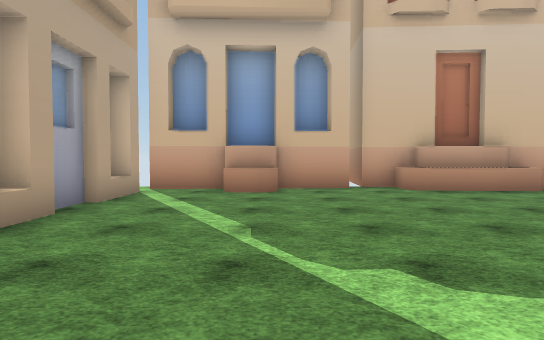
[1] (above)

24 first-person views from a walk through a 3-D level made in the Unity game engine. The camera is 1.4 m above the floor, tilts 2° down and sees 75° across. The floor is counted in squares, 1.8 m on a side. Each view is taken from the middle of a square. On the plan, view 1 faces up. The plan holds only what a view shows up to about 11 squares ahead; the rest is blank. The place goes on beyond the plan. The player is left out. Some surface patterns are stand-ins.

[2]
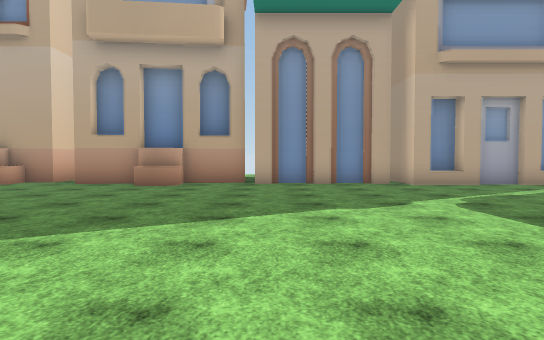

[3]
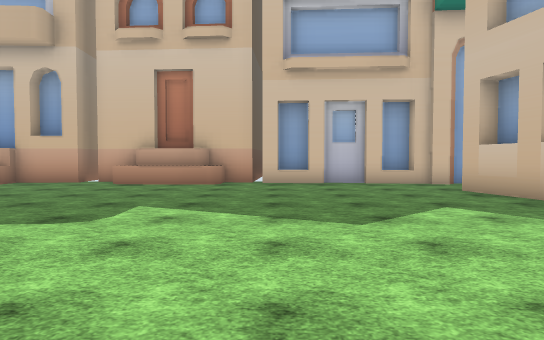

[4]
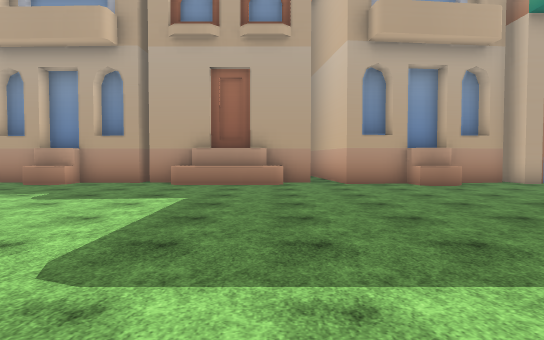

[5]
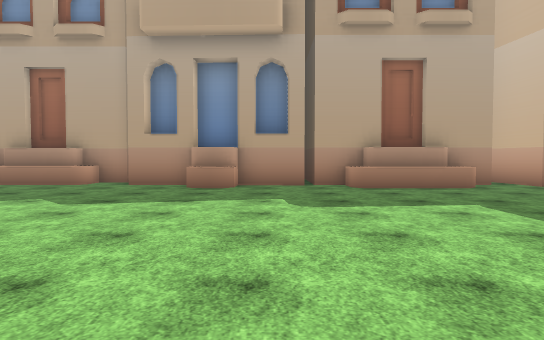

[6]
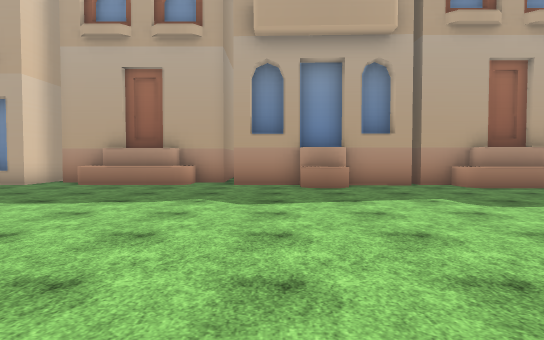

[7]
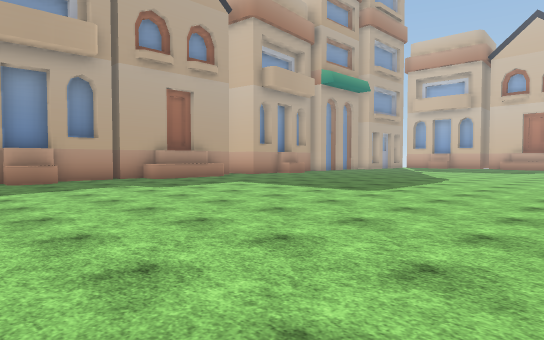

[8]
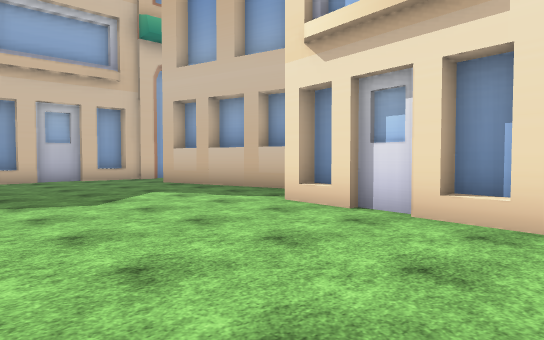

[9]
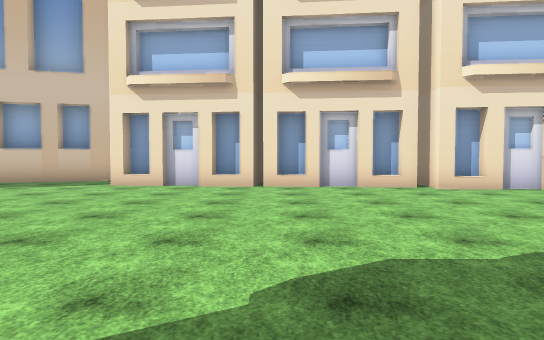

[10]
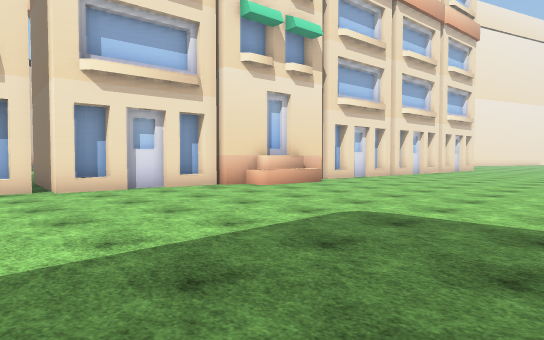

[11]
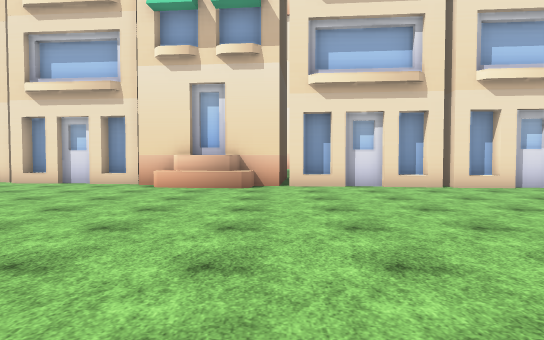

[12]
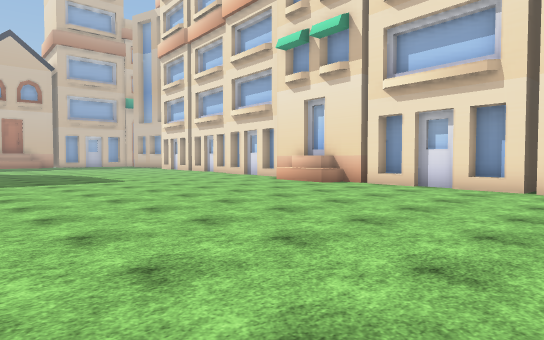

[13]
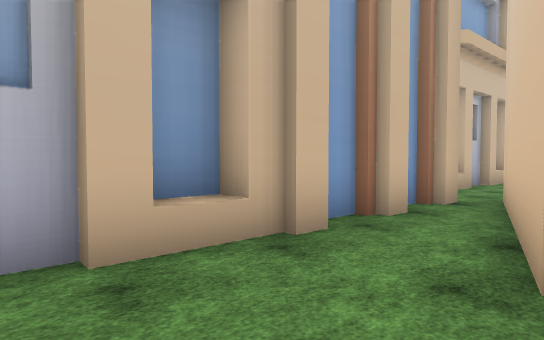

[14]
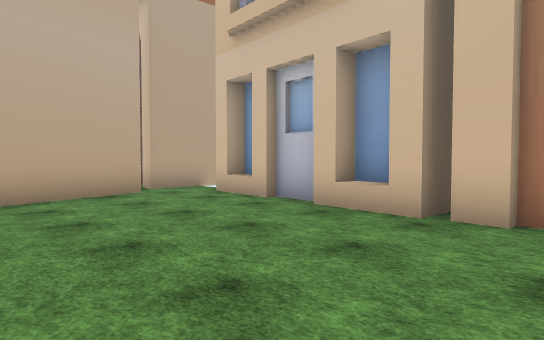

[15]
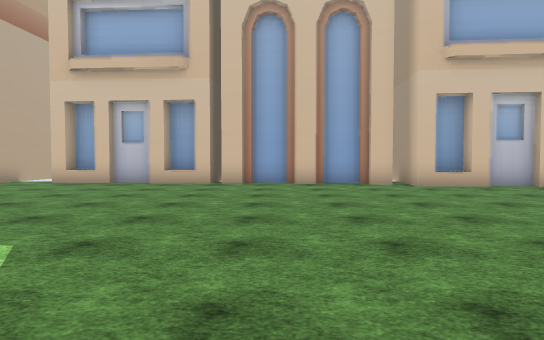

[16]
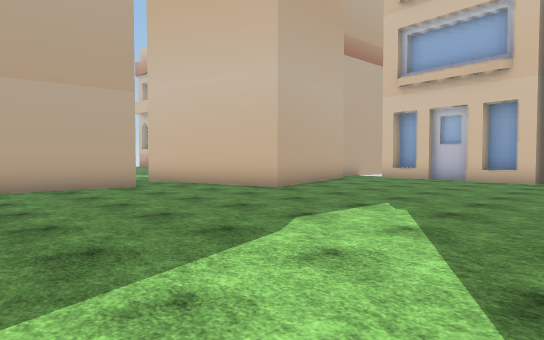

[17]
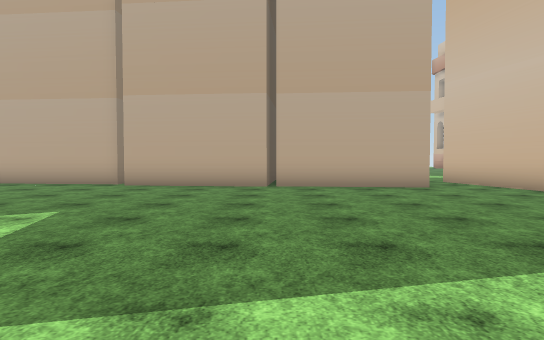

[18]
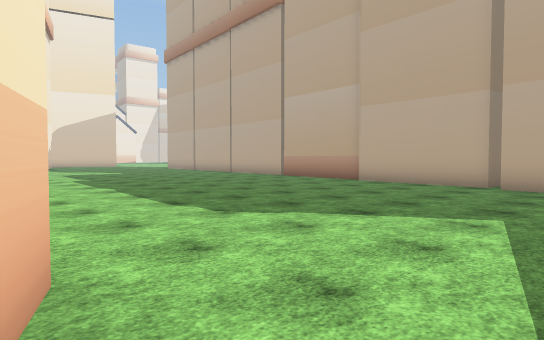

[19]
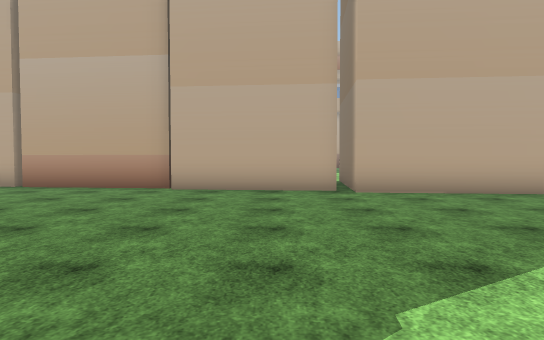

[20]
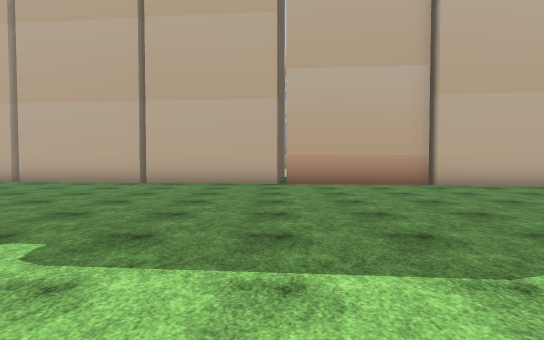

[21]
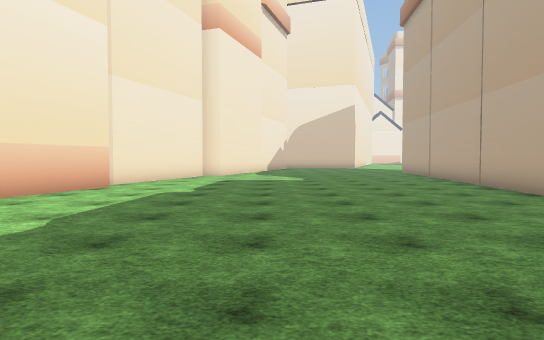

[22]
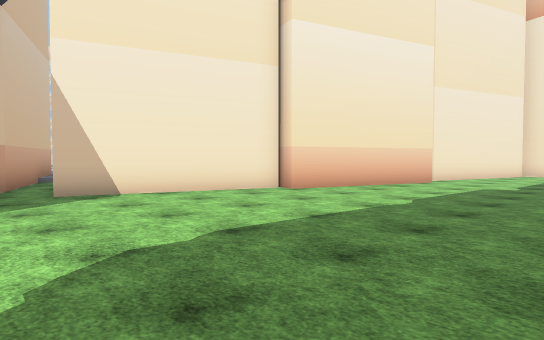

[23]
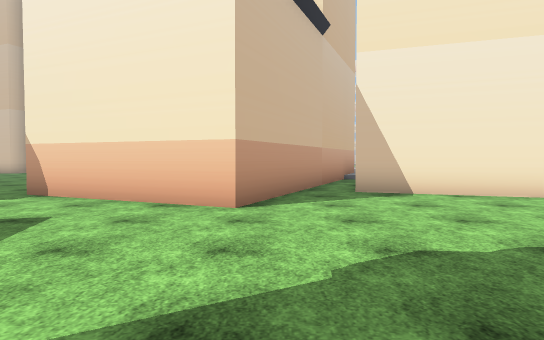

[24]
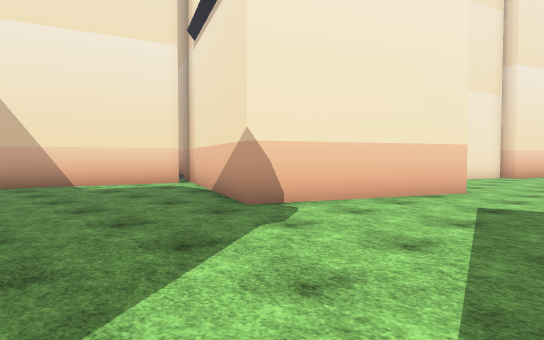

### Floor plan
Key: @ floor where view 1 was taken; # wall or solid block; x gap in a wall; . floor; ^ raised ledge.
Columns run from 5 left of view 1 to 33 right of it. Each row starts with its distance up from view 1.
  9   ##^^#^^^^^######### ##^##########
  8   #.^^.....^........# #..........#####
  7  #^.................# #...............
  6   #...............### #..............
  5   #...............#   ##.............
  4  #^...............##   #............
  3  ##................# ###...........
  2  #.................###............
  1  #................................
  0  #...@...........#  #............
 -1  #...............#  #.................#
 -2  x...............#  #.................#
 -3  #...............#  #.................#
 -4  ^^..............####...........#....#^
 -5  ^#..............#  #..........####..#
 -6  #...............#  #..........#  ####
 -7 ^^..............^#  #.........##
 -8  x..............#####.........##
 -9  #^.............#  #...........###
-10  #^.............#  #.............##
-11  #^.............#  #............###^^#
-12  #^............##  #............#   #
-13 ^^............^#   #............#
-14  #............^#   #...........##
-15  ^^...........^#  ##...........#
-16  ^^............####...........##
-17  #.............#  #...........#
-18  ^.............#  #..........#
-19 #..............#  #..........#
-20 #^.............#  #..........#
-21 #^............##  #..........x
-22 ^^.... ...  ..##  #.........#

Positions as (right, up) in squares from view 1, and headings:
1: (0, 0), facing up
2: (7, -1), facing left
3: (8, -2), facing up
4: (7, -9), facing left
5: (6, -14), facing left
6: (6, -17), facing left
7: (9, -18), facing up-left
8: (7, -4), facing up-right
9: (2, -4), facing right
10: (2, -6), facing down-right
11: (0, -16), facing right
12: (0, -22), facing up-right
13: (10, 6), facing up-right
14: (25, 4), facing up-left
15: (25, -2), facing up
16: (25, -4), facing up-left
17: (25, -4), facing left
18: (25, -6), facing down-left
19: (23, -10), facing left
20: (24, -17), facing left
21: (19, -11), facing down
22: (19, -9), facing down-right
23: (19, -9), facing right
24: (22, 0), facing down-right
